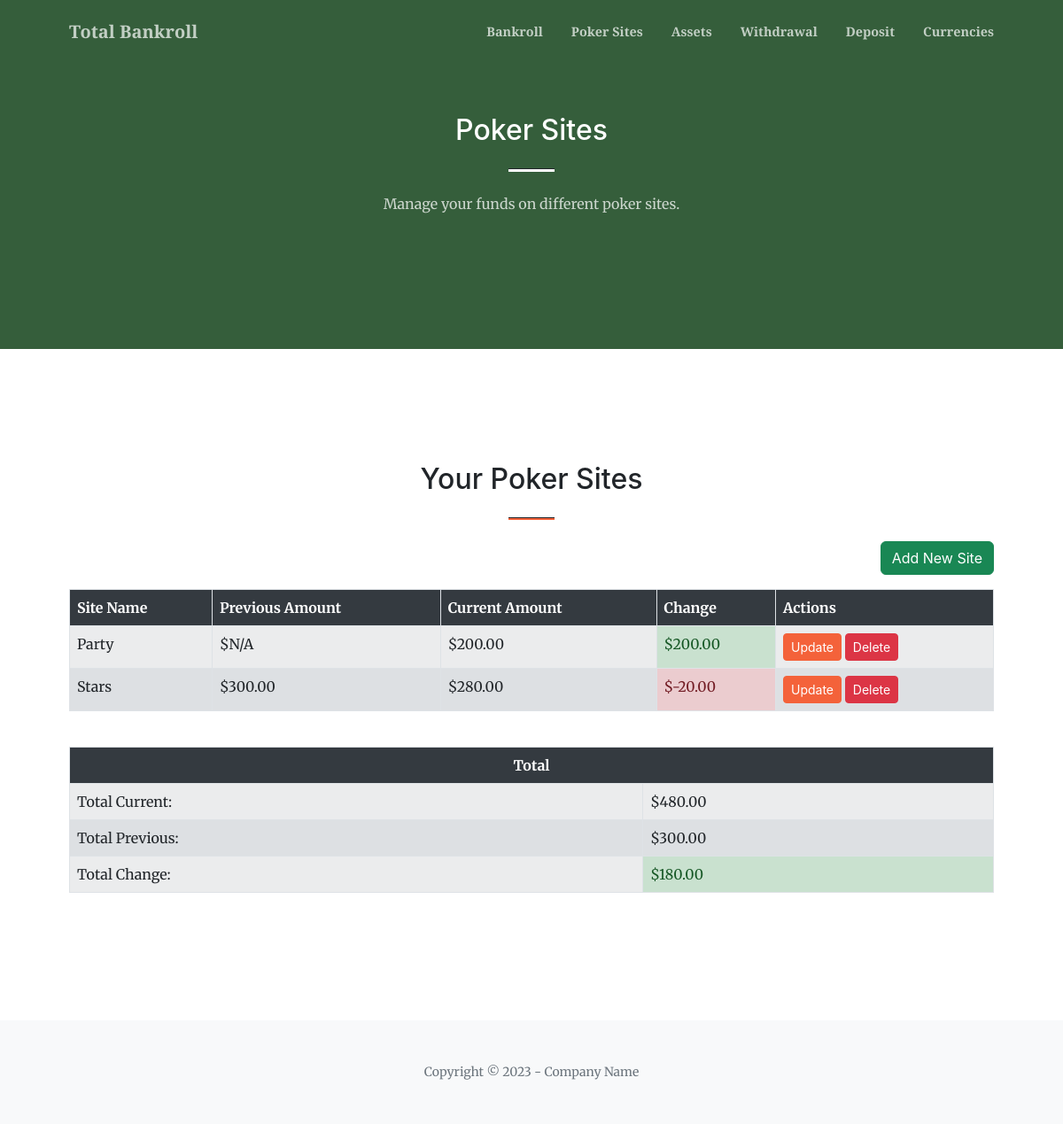
Screenshot of /poker_sites with the database file from the repository.
### tables this page shows
CREATE TABLE sites (
    id INTEGER PRIMARY KEY AUTOINCREMENT,
    name TEXT NOT NULL,
    amount REAL NOT NULL,
    last_updated TEXT NOT NULL,
    currency TEXT NOT NULL DEFAULT 'Dollar'
);

### src/total_bankroll/main.py (the view)
@app.route("/poker_sites")
def poker_sites_page():
    db = get_db()
    poker_sites_data = db.execute("""
        WITH RankedSites AS (
            SELECT
                id,
                name,
                amount,
                last_updated,
                ROW_NUMBER() OVER (PARTITION BY name ORDER BY last_updated DESC) as rn
            FROM sites
        )
        SELECT
            s1.id,
            s1.name,
            CAST(s1.amount AS REAL) AS current_amount,
            CAST(s2.amount AS REAL) AS previous_amount
        FROM RankedSites s1
        LEFT JOIN RankedSites s2
            ON s1.name = s2.name AND s2.rn = 2
        WHERE s1.rn = 1
        ORDER BY s1.name
    """).fetchall()
    total_current = sum(site['current_amount'] for site in poker_sites_data)
    total_previous = sum(site['previous_amount'] if site['previous_amount'] is not None else 0 for site in poker_sites_data)
    return render_template("poker_sites.html", poker_sites=poker_sites_data, total_current=total_current, total_previous=total_previous)

### src/total_bankroll/main.py (called while the page is built)
def get_db():
    conn = sqlite3.connect(DATABASE)
    conn.row_factory = sqlite3.Row
    return conn

### src/total_bankroll/templates/poker_sites.html
{% extends "base.html" %}
{% block content %}
<section class="page-section bg-primary" id="poker_sites">
    <div class="container px-4 px-lg-5">
        <div class="row gx-4 gx-lg-5 justify-content-center">
            <div class="col-lg-8 text-center">
                <h2 class="text-white mt-0">Poker Sites</h2>
                <hr class="divider divider-light" />
                <p class="text-white-75 mb-4">Manage your funds on different poker sites.</p>
            </div>
        </div>
    </div>
</section>
<section class="page-section" id="portfolio">
    <div class="container px-4 px-lg-5">
        <h2 class="text-center mt-0">Your Poker Sites</h2>
        <hr class="divider" />
        <div class="row gx-4 gx-lg-5">
            <div class="col-lg-12 text-end mb-3">
                <button type="button" class="btn btn-success" data-bs-toggle="modal" data-bs-target="#generalModal" data-url="{{ url_for('add_site') }}">Add New Site</button>
            </div>
            <div class="col-lg-12">
                <div class="table-responsive">
                    <table class="table table-striped table-bordered">
                        <thead class="table-header-dark">
                            <tr>
                                <th>Site Name</th>
                                <th>Previous Amount</th>
                                <th>Current Amount</th>
                                <th>Change</th>
                                <th>Actions</th>
                            </tr>
                        </thead>
                        <tbody>
                            {% for site in poker_sites %}
                            <tr>
                                <td>{{ site.name }}</td>
                                <td>${{ "%.2f" | format(site.previous_amount) if site.previous_amount is not none else "N/A" }}</td>
                                <td>${{ "%.2f" | format(site.current_amount) }}</td>
                                <td class="{% if (site.current_amount - (site.previous_amount if site.previous_amount is not none else 0)) > 0 %}change-positive{% elif (site.current_amount - (site.previous_amount if site.previous_amount is not none else 0)) < 0 %}change-negative{% else %}change-zero{% endif %}">${{ "%.2f" | format(site.current_amount - (site.previous_amount if site.previous_amount is not none else 0)) }}</td>
                                <td>
                                    <button type="button" class="btn btn-primary btn-sm" data-bs-toggle="modal" data-bs-target="#generalModal" data-url="{{ url_for('update_site', site_name=site.name) }}">Update</button>
                                    <button type="button" class="btn btn-danger btn-sm" data-bs-toggle="modal" data-bs-target="#generalModal" data-url="{{ url_for('confirm_delete', item_type='site', item_id=site.id) }}">Delete</button>
                                </td>
                            </tr>
                            {% endfor %}
                        </tbody>
                    </table>
                </div>
                <div class="table-responsive mt-4">
                        <table class="table table-striped table-bordered">
                            <thead class="table-header-dark">
                                <tr>
                                    <th scope="col" colspan="2" class="text-center">Total</th>
                                </tr>
                            </thead>
                            <tbody>
                                <tr>
                                    <td>Total Current:</td>
                                    <td>${{ "%.2f" | format(total_current) }}</td>
                                </tr>
                                <tr>
                                    <td>Total Previous:</td>
                                    <td>${{ "%.2f" | format(total_previous) }}</td>
                                </tr>
                                <tr>
                                    <td>Total Change:</td>
                                    <td class="{% if (total_current - total_previous) > 0 %}change-positive{% elif (total_current - total_previous) < 0 %}change-negative{% else %}change-zero{% endif %}">${{ "%.2f" | format(total_current - total_previous) }}</td>
                                </tr>
                            </tbody>
                        </table>
                    </div>
            </div>
        </div>
    </div>
</section>
{% endblock %}

### rows the page displays
sites: name "Party", previous_amount "N/A", current_amount "200.00", amount "200.00"
sites: name "Stars", previous_amount "300.00", current_amount "280.00", current_amount "-20.00"

### other values shown
{{ "%.2f" | format(total_current) }} "480.00"
{{ "%.2f" | format(total_previous) }} "300.00"
{{ "%.2f" | format(total_current - total_previous) }} "180.00"
